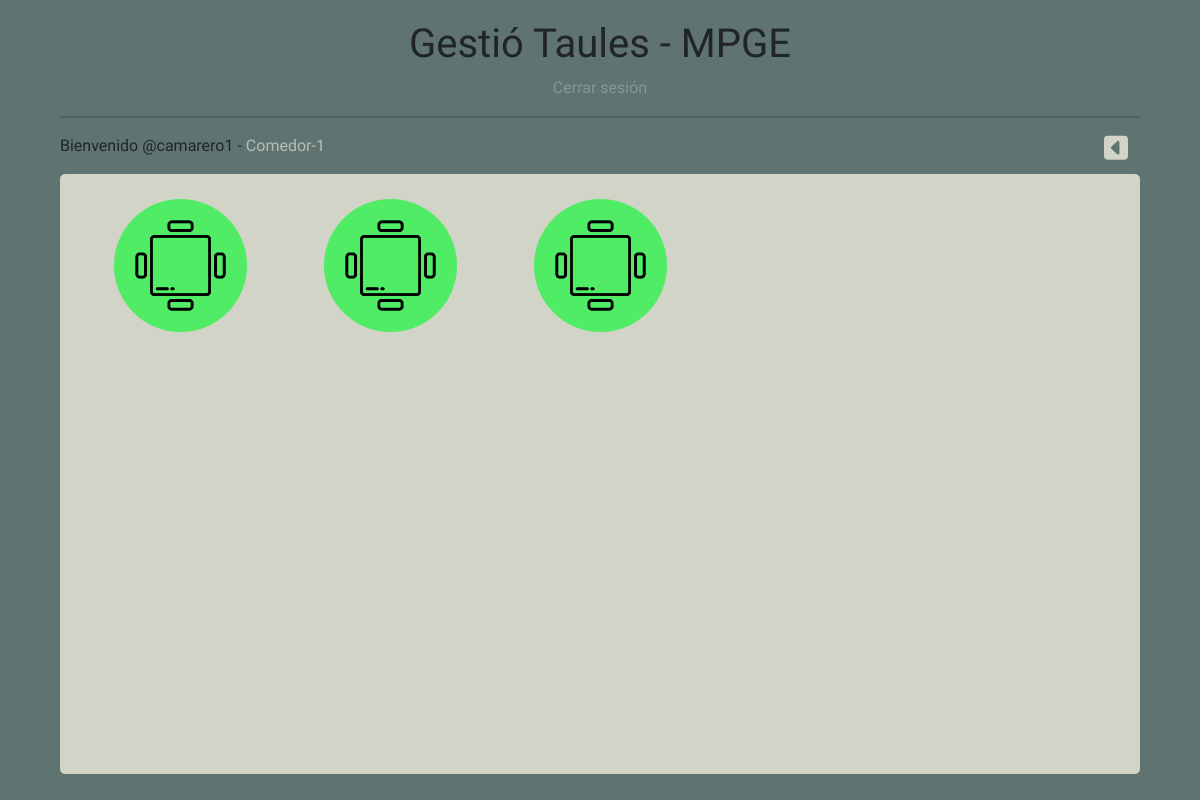
/view/mostrarmesas.php?sala=2, run on the app's committed database.
### tables this page shows
CREATE TABLE `tbl_sala` (
  `Id_sala` int(11) NOT NULL,
  `capacidad_sala` int(11) NOT NULL,
  `nombre_sala` varchar(50) NOT NULL
);

CREATE TABLE `tbl_mesa` (
  `Id_mesa` int(11) NOT NULL,
  `capacidad_mesa` int(11) NOT NULL,
  `Estado` enum('ocupada','libre','mantenimiento') NOT NULL,
  `Sala` int(11) NOT NULL
);

### modal/sala.php (called while the page is built, shortened)
<?php
class Sala{
   public static function nameById(int $id){
       require "../controller/conexion.php";
       try {
           $stmt=$pdo->prepare("SELECT nombre_sala FROM tbl_sala where Id_sala=?");
           $stmt -> bindparam( 1,$id);
           $stmt->execute();
           $resultado= $stmt -> fetch(PDO::FETCH_ASSOC);
           return $resultado;
       }catch (Exception $e){
           echo "<script>alert('Error al mostrar datos de las salas')</script>";
       }
   }
}

### modal/mesa.php (called while the page is built, shortened)
<?php
class Mesa{
    public static function getAllBySalaId (int $id){
        require "../controller/conexion.php";
        try {
            $stmt=$pdo->prepare("SELECT  * FROM tbl_mesa where Sala=?");
            $stmt -> bindparam( 1,$id);
            $stmt->execute();
            return $stmt;
        }catch (Exception $e){
            echo "<script>alert('Error al mostrar datos de las mesas de la sala '.$id)</script>";
        }
    }
}

### view/mostrarmesas.php (the view, shortened to what this page needs)
<!DOCTYPE html>
<html lang="en">
<head>
    <link href="https://cdn.jsdelivr.net/npm/bootstrap@5.1.3/dist/css/bootstrap.min.css" rel="stylesheet">
    <link rel="stylesheet" href="../static/css/styles.css">
</head>
<body>
<div class="nav">
    <h1>Gestió Taules - MPGE</h1>
    <a class="cerrarsesion" href="login.html">Cerrar sesión</a>
    <hr class="separador">
</div>
<div class="mininav">
    <p class="bienvenida">Bienvenido @camarero1 - <span>
    <?php
    require_once "../modal/sala.php";
    $ListaSalas=Sala::nameById($_GET['sala']);
    foreach ($ListaSalas as $salas => $sala){
        echo $sala;
    }
    ?>
            </span></p>
    <a href="../view/principal.php" title="close" class="close"></a>
</div>
<?php
require_once '../controller/conexion.php';
require_once '../modal/mesa.php';
$mesas=Mesa::getAllBySalaId($_GET['sala']);
$resultado = $mesas->fetchAll(PDO::FETCH_ASSOC);
?>
<div class="contenedor">
    <?php
    foreach ($resultado as $mesa){
        echo "<div class='mesas'>";
        if($mesa['capacidad_mesa']=='4' && $mesa['Estado']=='libre'){
            echo "<img name='js-open-modal' src='../static/img/4disponible.png'"."onClick="."clickMe2({$mesa['Id_mesa']},'ocupada',{$_GET['sala']})".">";
        }
        echo "</div>";
    }
    ?>
</div>
</body>
</html>

### static/css/styles.css (style rules this page uses)
* { font-family: 'Lilita One', cursive; padding: 0; margin: 0; text-decoration: none; list-style: none; box-sizing: border-box; }
body { background-color: #5F7470; }
::placeholder { color: #889696; opacity: 1; }
.nav { padding: 20px 0 0 0; display: flex; flex-direction: column; align-items: center; }
.separador { width: 90%; }
hr:not([size]) { height: 2px; border-radius: 5px; }
.cerrarsesion { text-decoration: none; color: #889696; }
.bienvenida { padding: 0 0 0 5%; }
.contenedor { width: 90%; height: calc(100vh - 200px); background-color: #D2D4C8; margin: 0 auto; border-radius: 5px; justify-content: center; align-items: baseline; padding: 15px; }
span { color: #B8BDB5; }
.mininav { display: flex; }
.close { width: 2%; height: 2%; position: fixed; left: 92%; fill: #D2D4C8; }
.mesas { width: 20%; height: auto; display: flex; justify-content: center; padding: 10px; overflow: hidden; float: left; }
.mesas img { width: 70%; }

### data on the page
tbl_sala: nombre_sala "Comedor-1"
tbl_mesa: capacidad_mesa 4 (drawn)
tbl_mesa: capacidad_mesa 4 (drawn)
tbl_mesa: capacidad_mesa 4 (drawn)
